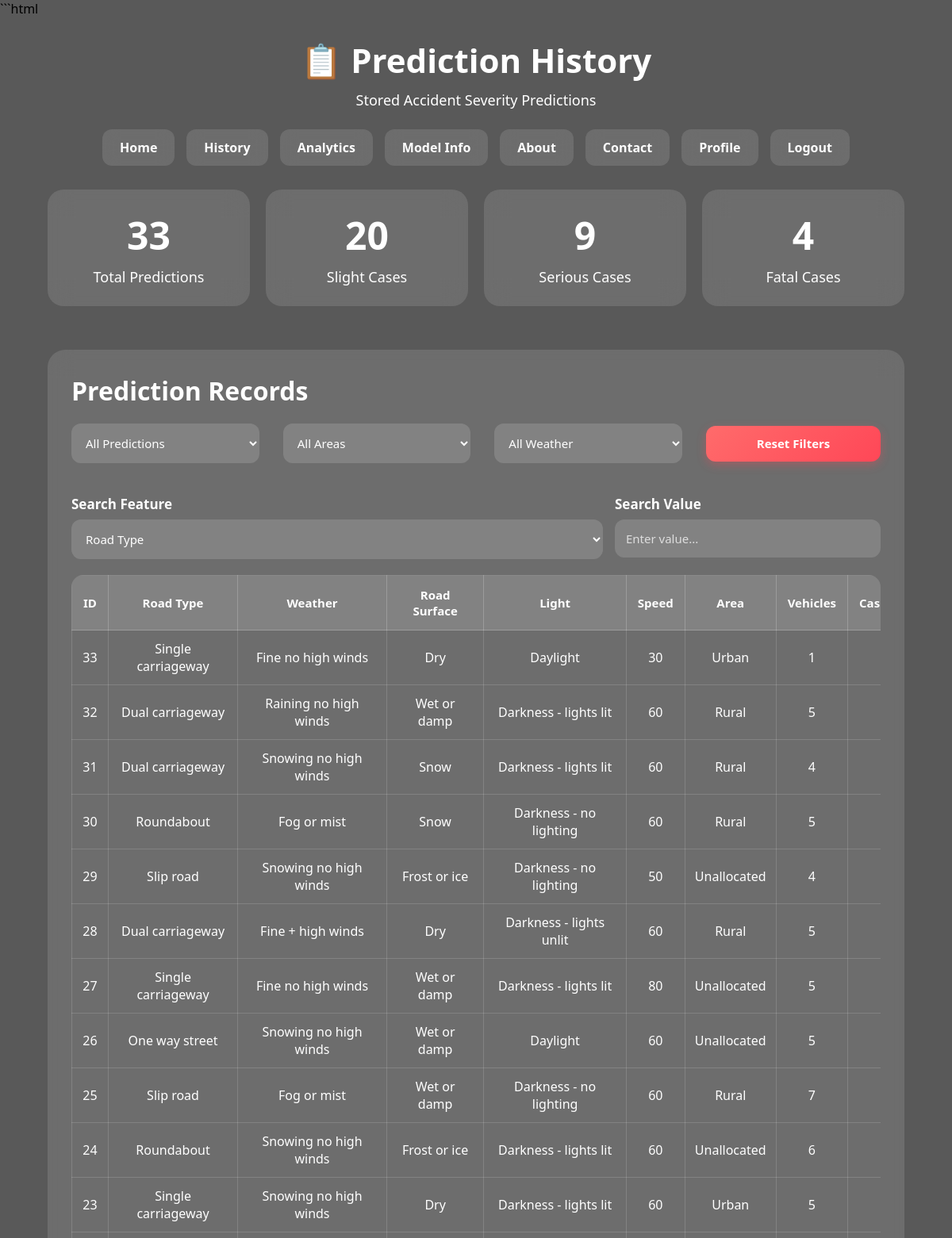
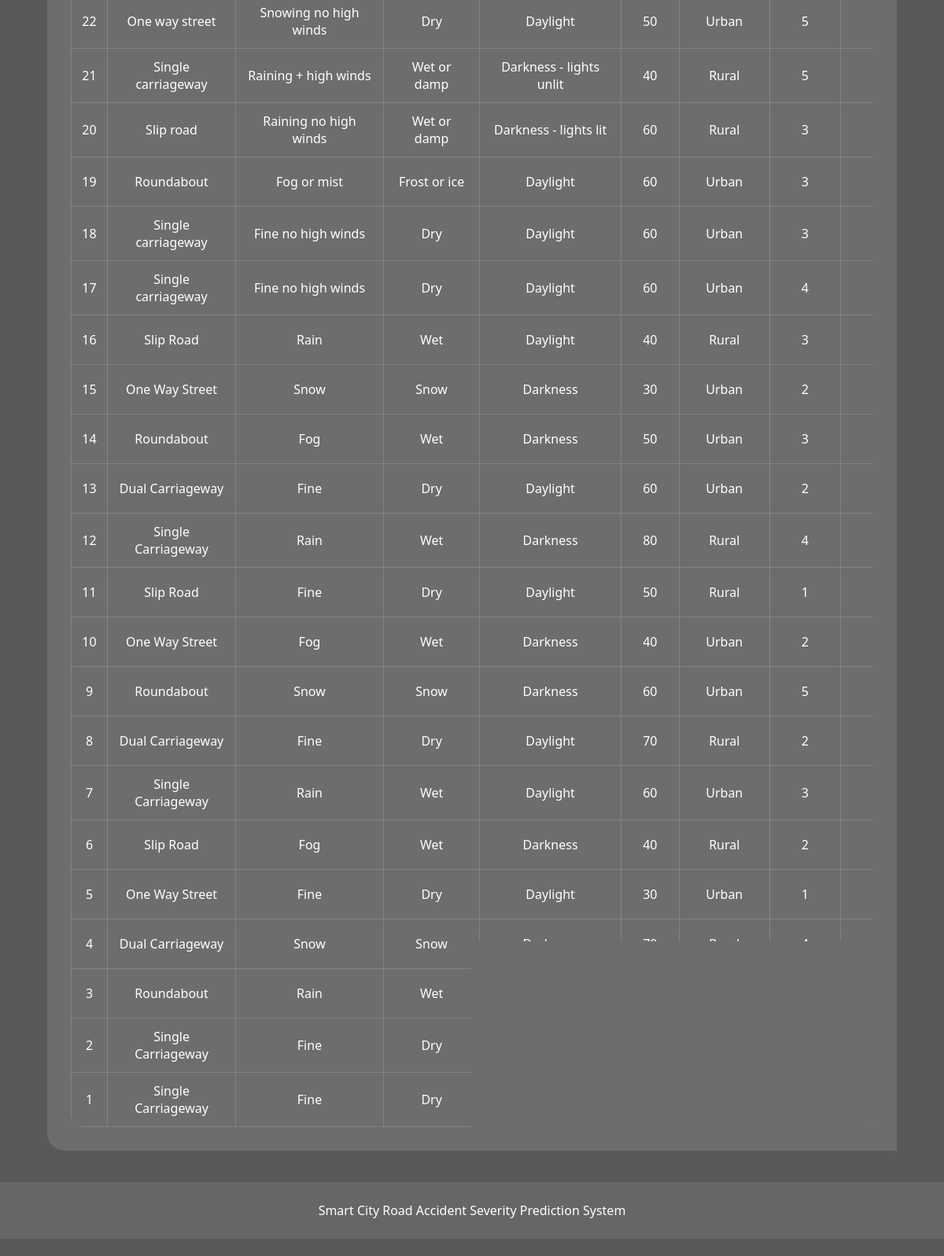
Screenshot of /history (signed in) with the database file from the repository (2 pictures, top to bottom).
### tables this page shows
CREATE TABLE predictions (    id INTEGER PRIMARY KEY AUTOINCREMENT,    road_type TEXT,    weather_conditions TEXT,    road_surface_conditions TEXT,    light_conditions TEXT,    speed_limit INTEGER,    urban_or_rural_area TEXT,    number_of_vehicles INTEGER,    number_of_casualties INTEGER,    prediction TEXT);

### app.py (the view)
@app.route("/history")
def history():
    if not session.get("logged_in"):
        return redirect("/login")
    conn = sqlite3.connect("database/accidents.db")
    conn.row_factory = sqlite3.Row
    cursor = conn.cursor()
    cursor.execute(
        "SELECT * FROM predictions ORDER BY id DESC"
    )
    records = cursor.fetchall()
    total = len(records)
    slight = sum(
        1 for row in records
        if row["prediction"] == "Slight"
    )
    serious = sum(
        1 for row in records
        if row["prediction"] == "Serious"
    )
    fatal = sum(
        1 for row in records
        if row["prediction"] == "Fatal"
    )
    conn.close()
    return render_template(
        "history.html",
        records=records,
        total=total,
        slight=slight,
        serious=serious,
        fatal=fatal
    )

### templates/history.html (shortened to what this page needs)
<!DOCTYPE html>
<html lang="en">
<head>
    <link rel="stylesheet"
          href="{{ url_for('static', filename='style.css') }}">
</head>
<body>
<header>
    <h1>📋 Prediction History</h1>
    <p>Stored Accident Severity Predictions</p>
</header>
<nav class="navbar">
    <a href="/">Home</a>
    <a href="/history">History</a>
    <a href="/analytics">Analytics</a>
    <a href="/model-info">Model Info</a>
    <a href="/about">About</a>
    <a href="/contact">Contact</a>
    <a href="/profile">Profile</a>
    <a href="/logout">Logout</a>
</nav>
<section class="dashboard">
    <div class="history-stats">
        <div class="history-card">
            <h2>{{ records|length }}</h2>
            <p>Total Predictions</p>
        </div>
        <div class="history-card">
            <h2>
                {{ records | selectattr('prediction','equalto','Slight') | list | length }}
            </h2>
            <p> Slight Cases</p>
        </div>
        <div class="history-card">
            <h2>
                {{ records | selectattr('prediction','equalto','Serious') | list | length }}
            </h2>
            <p> Serious Cases</p>
        </div>
        <div class="history-card">
            <h2>
                {{ records | selectattr('prediction','equalto','Fatal') | list | length }}
            </h2>
            <p> Fatal Cases</p>
        </div>
    </div>
    <div class="result-panel">
        <h2 class="section-title">Prediction Records</h2>
        <div class="history-filters">
    <select id="severityFilter">
        <option value="All">All Predictions</option>
    </select>
    <br><br>
    <select id="areaFilter">
        <option value="All">All Areas</option>
    </select>
    <br><br>
    <select id="weatherFilter">
        <option value="All">All Weather</option>
    </select>
    <br><br>
    <button id="resetFilters" class="filter-reset-btn">
    Reset Filters
</button>
</div>
        <div class="history-toolbar">
    <div>
        <label style="color:white;">
            Search Feature
        </label>
        <select id="featureSelect" class="history-filter">
            <option value="1">Road Type</option>
        </select>
    </div>
    <div>
        <label style="color:white;">
            Search Value
        </label>
        <input
            type="text"
            id="searchValue"
            class="history-search"
            placeholder="Enter value...">
    </div>
</div>
        <div class="table-wrapper">
            <table class="history-table" id="historyTable">
                <thead>
                <tr>
                    <th>ID</th>
                    <th>Road Type</th>
                    <th>Weather</th>
                    <th>Road Surface</th>
                    <th>Light</th>
                    <th>Speed</th>
                    <th>Area</th>
                    <th>Vehicles</th>
                    <th>Casualties</th>
                </tr>
                </thead>
                <tbody>
                {% for row in records %}
                <tr>
                    <td>{{ row.id }}</td>
                    <td>{{ row.road_type }}</td>
                    <td>{{ row.weather_conditions }}</td>
                    <td>{{ row.road_surface_conditions }}</td>
                    <td>{{ row.light_conditions }}</td>
                    <td>{{ row.speed_limit }}</td>
                    <td>{{ row.urban_or_rural_area }}</td>
                    <td>{{ row.number_of_vehicles }}</td>
                    <td>{{ row.number_of_casualties }}</td>
                </tr>
                {% endfor %}
                </tbody>
            </table>
        </div>
    </div>
</section>
<footer class="footer">
    Smart City Road Accident Severity Prediction System
</footer>
</body>
</html>

### static/style.css (style rules this page uses)
* { margin:0; padding:0; box-sizing:border-box; font-family:'Segoe UI',sans-serif; }
body { min-height:100vh; background: linear-gradient( rgba(0,0,0,.65), rgba(0,0,0,.65) ), url("https://images.unsplash.com/photo-1449824913935-59a10b8d2000"); background-size:cover; background-position:center; background-attachment:fixed; }
header { text-align:center; color:white; padding:25px; }
header h1 { font-size:42px; margin-bottom:10px; }
header p { font-size:18px; }
.form-panel, .result-panel { background: rgba(255,255,255,.12); backdrop-filter:blur(18px); border-radius:25px; padding:35px; color:white; }
.form-panel h2, .result-panel h2 { margin-bottom:20px; }
label { display:block; margin-top:15px; margin-bottom:8px; font-size:17px; }
input, select { width:100%; padding:14px; border:none; border-radius:12px; background: rgba(255,255,255,.18); color:white; font-size:16px; }
select option { color:black; }
.navbar { display:flex; justify-content:center; gap:15px; margin-bottom:30px; flex-wrap:wrap; }
.navbar a { text-decoration:none; color:white; padding:12px 22px; border-radius:12px; background: rgba(255,255,255,.12); backdrop-filter:blur(10px); transition:.3s; font-weight:600; }
.footer { text-align:center; color:white; padding:25px; margin-top:40px; background: rgba(255,255,255,.08); backdrop-filter:blur(10px); }
table { width:100%; }
th { background: rgba(255,255,255,.20); padding:12px; border:1px solid rgba(255,255,255,.2); }
td { padding:12px; border:1px solid rgba(255,255,255,.15); text-align:center; }
.history-toolbar { display:grid; grid-template-columns: 1fr 2fr; gap:20px; margin-bottom:25px; }
.history-toolbar label { display:block; margin-bottom:8px; font-weight:600; }
.history-filters { display:grid; grid-template-columns: repeat(4,1fr); gap:15px; margin-bottom:25px; }
.history-filters { display:flex; gap:15px; align-items:center; margin:20px 0 25px 0; flex-wrap:wrap; }
.history-filters select { flex:1; min-width:220px; background:rgba(255,255,255,.15); color:white; border:none; border-radius:12px; padding:14px; font-size:15px; }
.history-filters option { color:black; }
.filter-reset-btn { width:220px; height:45px; background:linear-gradient( 135deg, #ff6b6b, #ff4757 ); color:white; border:none; border-radius:12px; font-size:15px; font-weight:600; cursor:pointer; transition:0.3s ease; box-shadow: 0 4px 12px rgba(255,71,87,.35); }
.section-title { font-size:32px; margin-bottom:20px; color:white; }
.result-panel { ``` background: rgba(255,255,255,.10); backdrop-filter:blur(15px); border-radius:22px; padding:30px; color:white; ``` }
.dashboard { ``` width:90%; max-width:1300px; margin:auto; display:flex; flex-direction:column; gap:25px; ``` }
.dashboard { width:90%; max-width:1400px; margin:auto; }
.form-panel, .result-panel { width:100%; }

### templates/history.html (style rules this page uses)
.history-stats { display:grid; grid-template-columns:repeat(auto-fit,minmax(250px,1fr)); gap:20px; margin-bottom:30px; }
.history-card { background:rgba(255,255,255,.12); backdrop-filter:blur(15px); border-radius:20px; padding:25px; color:white; text-align:center; }
.history-card h2 { font-size:48px; margin-bottom:8px; }
.history-card p { font-size:18px; }
.history-toolbar { display:grid; grid-template-columns:2fr 1fr; gap:15px; margin-bottom:20px; }
.history-search, .history-filter { padding:14px; border:none; border-radius:12px; background:rgba(255,255,255,.15); color:white; font-size:15px; }
.history-search::placeholder { color:#ddd; }
.table-wrapper { overflow-x:auto; border-radius:15px; }
.history-table { width:100%; border-collapse:collapse; color:white; min-width:1200px; }
.history-table th { background:rgba(255,255,255,.15); padding:14px; text-align:center; font-size:15px; }
.history-table td { padding:12px; text-align:center; }
.section-title { margin-bottom:20px; color:white; font-size:32px; }

### rows the page displays
predictions: id "33", road_type "Single carriageway", weather_conditions "Fine no high winds", road_surface_conditions "Dry", light_conditions "Daylight", speed_limit "30", urban_or_rural_area "Urban", number_of_vehicles "1"
predictions: id "32", road_type "Dual carriageway", weather_conditions "Raining no high winds", road_surface_conditions "Wet or damp", light_conditions "Darkness - lights lit", speed_limit "60", urban_or_rural_area "Rural", number_of_vehicles "5"
predictions: id "31", road_type "Dual carriageway", weather_conditions "Snowing no high winds", road_surface_conditions "Snow", light_conditions "Darkness - lights lit", speed_limit "60", urban_or_rural_area "Rural", number_of_vehicles "4"
predictions: id "30", road_type "Roundabout", weather_conditions "Fog or mist", road_surface_conditions "Snow", light_conditions "Darkness - no lighting", speed_limit "60", urban_or_rural_area "Rural", number_of_vehicles "5"
predictions: id "29", road_type "Slip road", weather_conditions "Snowing no high winds", road_surface_conditions "Frost or ice", light_conditions "Darkness - no lighting", speed_limit "50", urban_or_rural_area "Unallocated", number_of_vehicles "4"
predictions: id "28", road_type "Dual carriageway", weather_conditions "Fine + high winds", road_surface_conditions "Dry", light_conditions "Darkness - lights unlit", speed_limit "60", urban_or_rural_area "Rural", number_of_vehicles "5"
predictions: id "27", road_type "Single carriageway", weather_conditions "Fine no high winds", road_surface_conditions "Wet or damp", light_conditions "Darkness - lights lit", speed_limit "80", urban_or_rural_area "Unallocated", number_of_vehicles "5"
predictions: id "26", road_type "One way street", weather_conditions "Snowing no high winds", road_surface_conditions "Wet or damp", light_conditions "Daylight", speed_limit "60", urban_or_rural_area "Unallocated", number_of_vehicles "5"
predictions: id "25", road_type "Slip road", weather_conditions "Fog or mist", road_surface_conditions "Wet or damp", light_conditions "Darkness - no lighting", speed_limit "60", urban_or_rural_area "Rural", number_of_vehicles "7"
predictions: id "24", road_type "Roundabout", weather_conditions "Snowing no high winds", road_surface_conditions "Frost or ice", light_conditions "Darkness - lights lit", speed_limit "60", urban_or_rural_area "Unallocated", number_of_vehicles "6"
predictions: id "23", road_type "Single carriageway", weather_conditions "Snowing no high winds", road_surface_conditions "Dry", light_conditions "Darkness - lights lit", speed_limit "60", urban_or_rural_area "Urban", number_of_vehicles "5"
predictions: id "22", road_type "One way street", weather_conditions "Snowing no high winds", road_surface_conditions "Dry", light_conditions "Daylight", speed_limit "50", urban_or_rural_area "Urban", number_of_vehicles "5"
predictions: id "21", road_type "Single carriageway", weather_conditions "Raining + high winds", road_surface_conditions "Wet or damp", light_conditions "Darkness - lights unlit", speed_limit "40", urban_or_rural_area "Rural", number_of_vehicles "5"
predictions: id "20", road_type "Slip road", weather_conditions "Raining no high winds", road_surface_conditions "Wet or damp", light_conditions "Darkness - lights lit", speed_limit "60", urban_or_rural_area "Rural", number_of_vehicles "3"
predictions: id "19", road_type "Roundabout", weather_conditions "Fog or mist", road_surface_conditions "Frost or ice", light_conditions "Daylight", speed_limit "60", urban_or_rural_area "Urban", number_of_vehicles "3"
predictions: id "18", road_type "Single carriageway", weather_conditions "Fine no high winds", road_surface_conditions "Dry", light_conditions "Daylight", speed_limit "60", urban_or_rural_area "Urban", number_of_vehicles "3"
predictions: id "17", road_type "Single carriageway", weather_conditions "Fine no high winds", road_surface_conditions "Dry", light_conditions "Daylight", speed_limit "60", urban_or_rural_area "Urban", number_of_vehicles "4"
predictions: id "16", road_type "Slip Road", weather_conditions "Rain", road_surface_conditions "Wet", light_conditions "Daylight", speed_limit "40", urban_or_rural_area "Rural", number_of_vehicles "3"
predictions: id "15", road_type "One Way Street", weather_conditions "Snow", road_surface_conditions "Snow", light_conditions "Darkness", speed_limit "30", urban_or_rural_area "Urban", number_of_vehicles "2"
predictions: id "14", road_type "Roundabout", weather_conditions "Fog", road_surface_conditions "Wet", light_conditions "Darkness", speed_limit "50", urban_or_rural_area "Urban", number_of_vehicles "3"
predictions: id "13", road_type "Dual Carriageway", weather_conditions "Fine", road_surface_conditions "Dry", light_conditions "Daylight", speed_limit "60", urban_or_rural_area "Urban", number_of_vehicles "2"
predictions: id "12", road_type "Single Carriageway", weather_conditions "Rain", road_surface_conditions "Wet", light_conditions "Darkness", speed_limit "80", urban_or_rural_area "Rural", number_of_vehicles "4"
predictions: id "11", road_type "Slip Road", weather_conditions "Fine", road_surface_conditions "Dry", light_conditions "Daylight", speed_limit "50", urban_or_rural_area "Rural", number_of_vehicles "1"
predictions: id "10", road_type "One Way Street", weather_conditions "Fog", road_surface_conditions "Wet", light_conditions "Darkness", speed_limit "40", urban_or_rural_area "Urban", number_of_vehicles "2"
predictions: id "9", road_type "Roundabout", weather_conditions "Snow", road_surface_conditions "Snow", light_conditions "Darkness", speed_limit "60", urban_or_rural_area "Urban", number_of_vehicles "5"
predictions: id "8", road_type "Dual Carriageway", weather_conditions "Fine", road_surface_conditions "Dry", light_conditions "Daylight", speed_limit "70", urban_or_rural_area "Rural", number_of_vehicles "2"
predictions: id "7", road_type "Single Carriageway", weather_conditions "Rain", road_surface_conditions "Wet", light_conditions "Daylight", speed_limit "60", urban_or_rural_area "Urban", number_of_vehicles "3"
predictions: id "6", road_type "Slip Road", weather_conditions "Fog", road_surface_conditions "Wet", light_conditions "Darkness", speed_limit "40", urban_or_rural_area "Rural", number_of_vehicles "2"
predictions: id "5", road_type "One Way Street", weather_conditions "Fine", road_surface_conditions "Dry", light_conditions "Daylight", speed_limit "30", urban_or_rural_area "Urban", number_of_vehicles "1"
predictions: id "4", road_type "Dual Carriageway", weather_conditions "Snow", road_surface_conditions "Snow", light_conditions "Darkness", speed_limit "70", urban_or_rural_area "Rural", number_of_vehicles "4"
predictions: id "3", road_type "Roundabout", weather_conditions "Rain", road_surface_conditions "Wet"
predictions: id "2", road_type "Single Carriageway", weather_conditions "Fine", road_surface_conditions "Dry"
predictions: id "1", road_type "Single Carriageway", weather_conditions "Fine", road_surface_conditions "Dry"

### other values shown
{{ records|length }} "33"
{{ records | selectattr('prediction','equalto','Slight') | list | length }} "20"
{{ records | selectattr('prediction','equalto','Serious') | list | length }} "9"
{{ records | selectattr('prediction','equalto','Fatal') | list | length }} "4"
